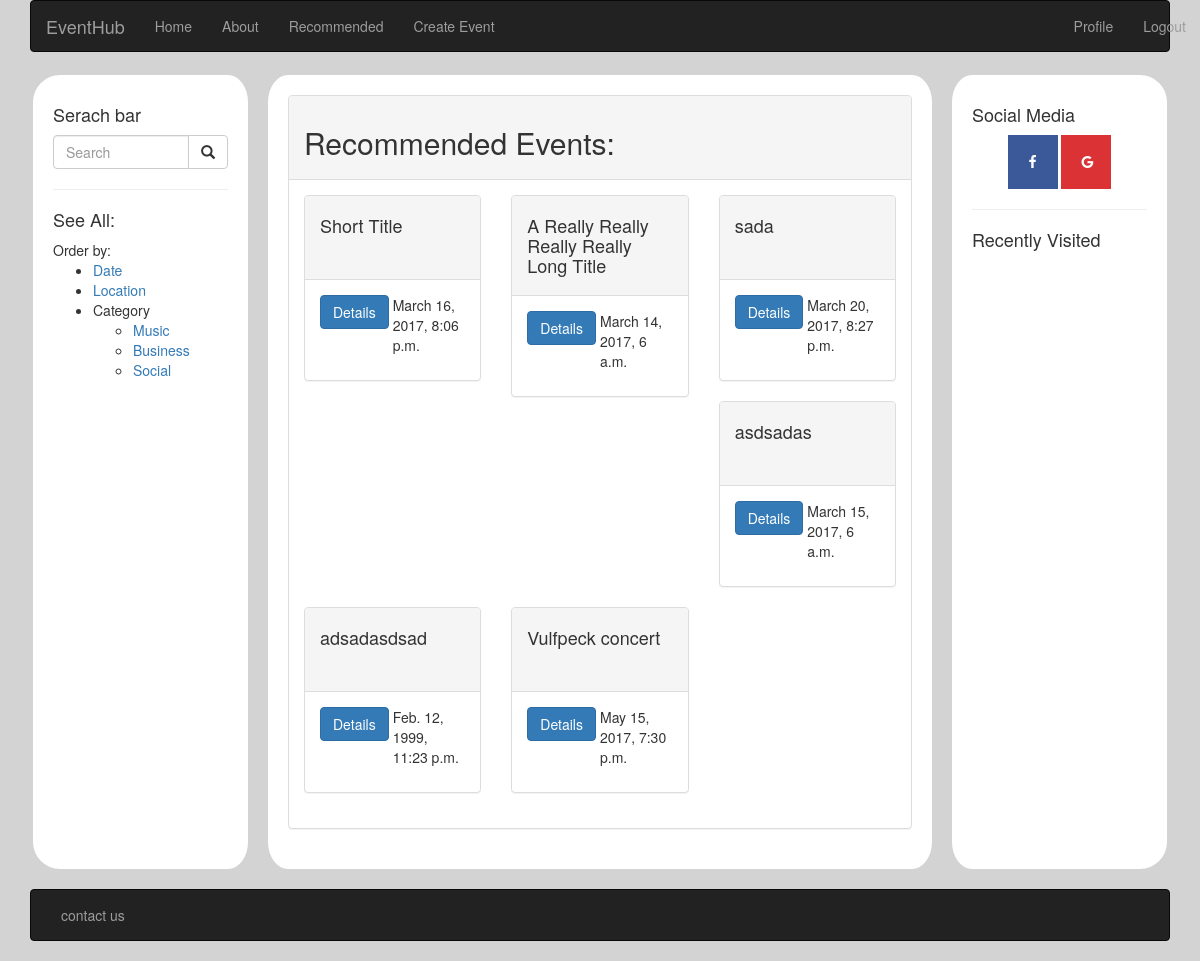
/eventhub/recommended/ (signed in), run on the app's committed database.
### eventhub/models.py (models this page shows, shortened)
class Event(models.Model):
    category = models.CharField(max_length = 32)
    title = models.CharField(max_length = 256)
    loc = models.CharField(max_length = 128)
    pos = models.CharField(max_length = 128)
    creator = models.ForeignKey(User)
    datetime = models.DateTimeField()
    desc = models.CharField(max_length = 1024, null = True)
    likes = models.IntegerField(default=0)

### eventhub/views.py (the view)
# urls.py: url(r'recommended/', views.recommended, name='recommended'),
def recommended(request):
    prefs = Pref.objects.get(user=request.user).preference.split(',')
    events = Event.objects.filter(category__in=prefs).order_by('-likes')[:6]
    return render(request, 'eventhub/browse.html', context={'title': 'Recommended Events:', 'events': events})

### templates/eventhub/browse.html
{% extends 'eventhub/base.html' %}
{% load staticfiles %}
{% block body_block %}
<div class="panel panel-default">
  <div class="panel-heading"><h2>{{title}}</h2></div>
  <div class="panel-body">
    <div class="row">
      {% for e in events %}
      <div class="col-sm-6 col-md-4">
        <div class="panel panel-default">
          <div class="panel-heading" style="min-height: 6em;">
            <h4>{{e.title}}</h4>
          </div>
          <div class="panel-body">
            <a href="/eventhub/event/{{e.id}}" class="btn btn-primary">Details</a>
            <p style="float: right; width: 50%;">{{e.datetime}}</p>
          </div>
        </div>
      </div>
      {% endfor %}
    </div>
  </div>
</div>
{% endblock %}

### static/css/style.css (style rules this page uses)
body { background-color: #D3D3D3; }

### data on the page
Event: title "Short Title", datetime "March 16, 2017, 8:06 p.m."
Event: title "A Really Really Really Really Long Title", datetime "March 14, 2017, 6 a.m."
Event: title "sada", datetime "March 20, 2017, 8:27 p.m."
Event: title "asdsadas", datetime "March 15, 2017, 6 a.m."
Event: title "adsadasdsad", datetime "Feb. 12, 1999, 11:23 p.m."
Event: title "Vulfpeck concert", datetime "May 15, 2017, 7:30 p.m."

### other printed values
{{ title }} "Recommended Events:"
